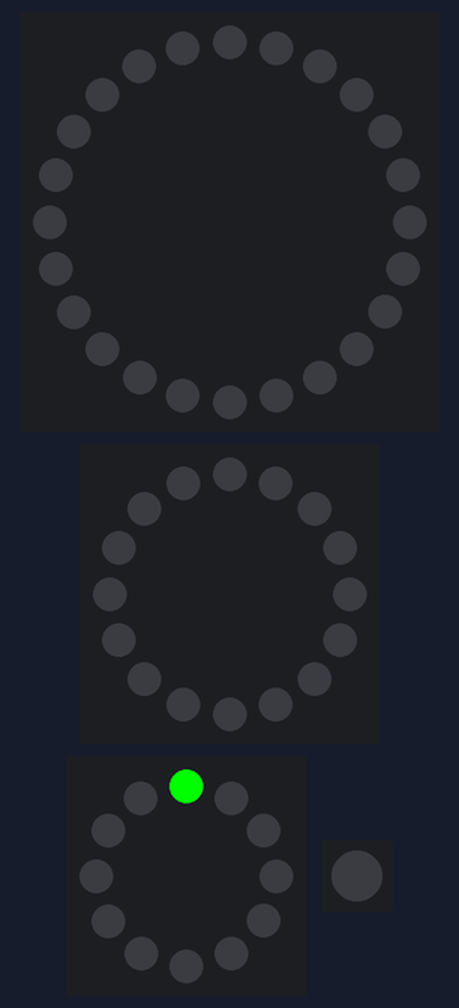
Bench run of a sketch on a simulated Particle Photon. On the bench: 24 RGB LEDs in a ring, first at the top, clockwise, 16 RGB LEDs in a ring, first at the top, clockwise, 12 RGB LEDs in a ring, first at the top, clockwise, 1 RGB LEDs in strip order, left to right. Random numbers use the default seed unless the sketch sets one.

Above: at 0.1 s.
At 0.7 s:
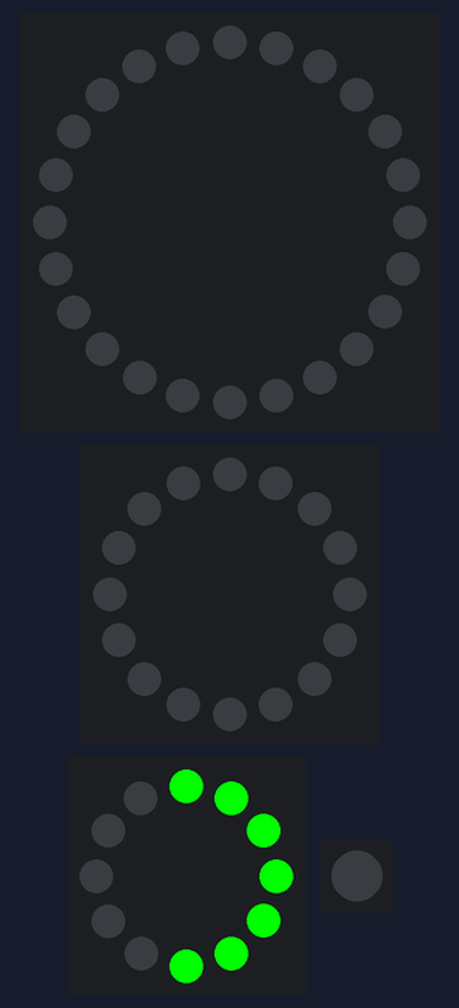
At 1.3 s:
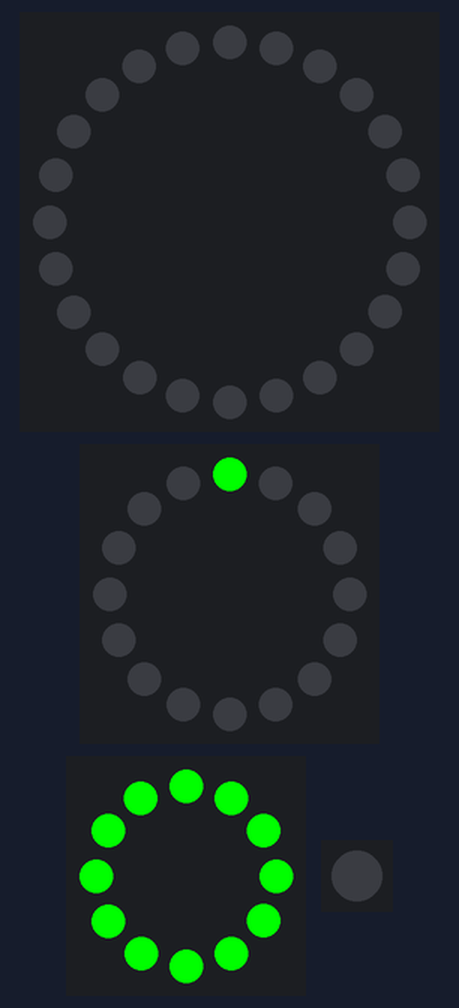
At 2.7 s:
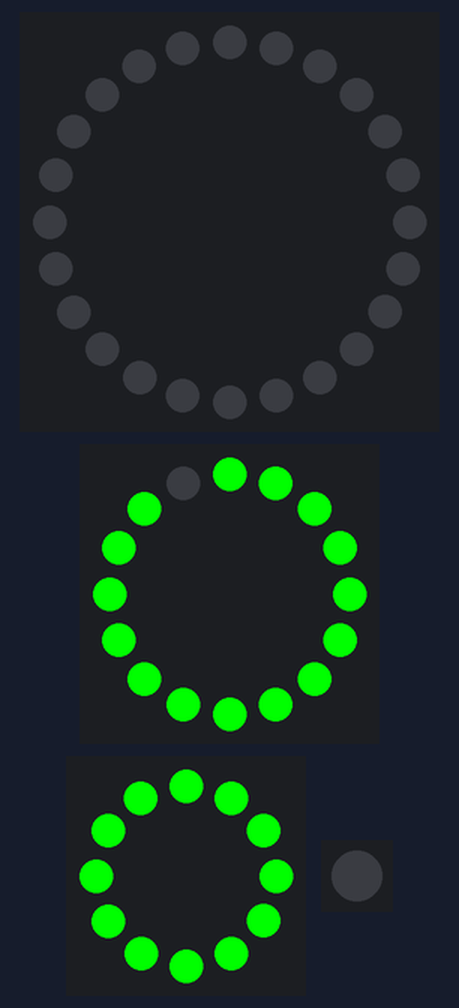
At 3.9 s:
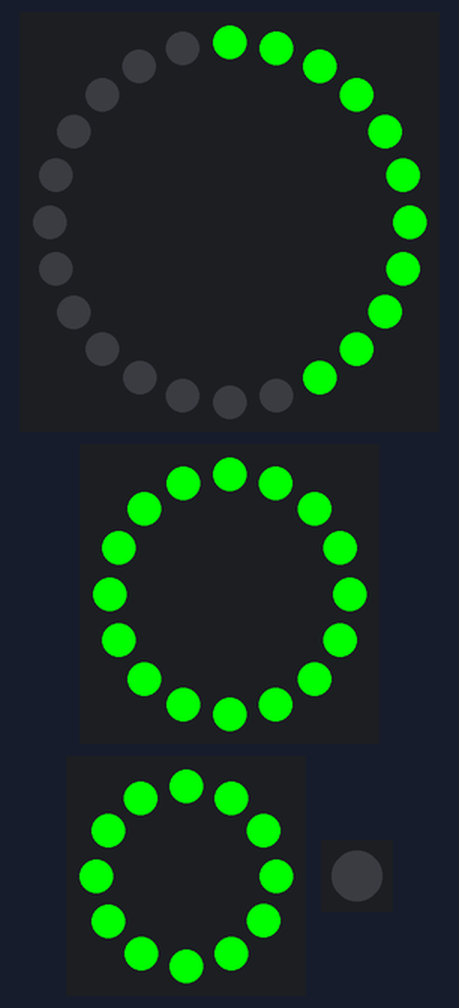
At 5.2 s:
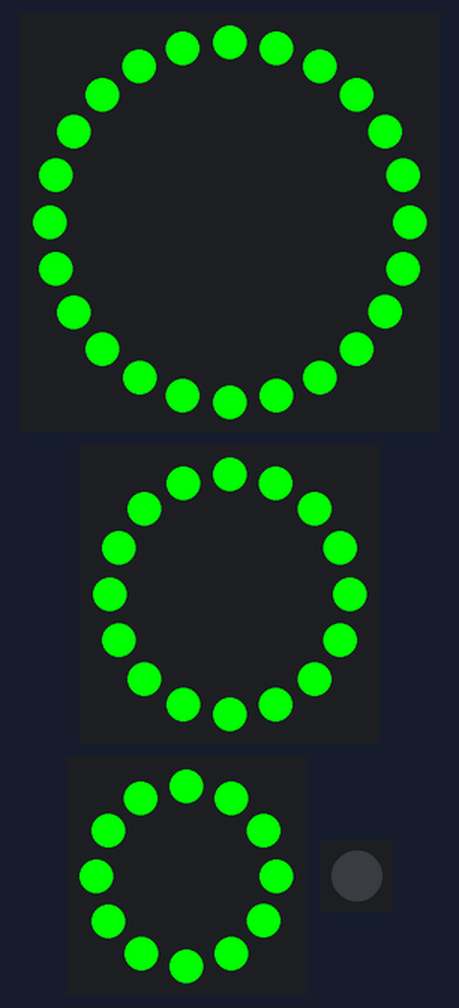

The sketch:

weather-tree.ino
```cpp
#include "neopixel/neopixel.h"
#include "PixelControl.h"


Adafruit_NeoPixel neopixelRingLarge = Adafruit_NeoPixel(24, 6, WS2812);
PixelControl ringLarge = PixelControl();

Adafruit_NeoPixel neopixelRingMedium = Adafruit_NeoPixel(16, 5, WS2812);
PixelControl ringMedium = PixelControl();

Adafruit_NeoPixel neopixelRingSmall = Adafruit_NeoPixel(12, 4, WS2812);
PixelControl ringSmall = PixelControl();

// This is the pixel on the top...it will be controlled differently: TODO
Adafruit_NeoPixel neopixelSingle = Adafruit_NeoPixel(1, 7, WS2812);

int currentPercipitation = -1;


void setup()
{
    neopixelRingLarge.begin();
    neopixelRingLarge.show();

    neopixelRingMedium.begin();
    neopixelRingMedium.show();

    neopixelRingSmall.begin();
    neopixelRingSmall.show();

    neopixelSingle.begin();
    neopixelSingle.show();

    noPercipitation("");

    randomSeed(analogRead(0));

    Spark.function("rain", rain);
    Spark.function("snow", snow);
    Spark.function("none", noPercipitation);
}


void loop()
{
    switch (currentPercipitation) {
        case 1:
            // Rain
            ringSmall.AnimateRandom(neopixelRingSmall, neopixelRingLarge.Color(0, 0, 255), 100);
            ringMedium.AnimateRandom(neopixelRingMedium, neopixelRingMedium.Color(0, 0, 255), 100);
            ringLarge.AnimateRandom(neopixelRingLarge, neopixelRingSmall.Color(0, 0, 255), 100);
            break;
        case 2:
            // Snow
            ringSmall.AnimateRandom(neopixelRingSmall, neopixelRingLarge.Color(127, 127, 127), 100);
            ringMedium.AnimateRandom(neopixelRingMedium, neopixelRingMedium.Color(127, 127, 127), 100);
            ringLarge.AnimateRandom(neopixelRingLarge, neopixelRingSmall.Color(127, 127, 127), 100);
            break;
    }
}


int noPercipitation(String args)
{
    if(currentPercipitation != 0){
        clear();
        ringSmall.ColorWipe(neopixelRingSmall, neopixelRingLarge.Color(0, 255, 0), 100);
        ringMedium.ColorWipe(neopixelRingMedium, neopixelRingMedium.Color(0, 255, 0), 100);
        ringLarge.ColorWipe(neopixelRingLarge, neopixelRingSmall.Color(0, 255, 0), 100);
        currentPercipitation = 0;
    }
    return 200;
}


int rain(String args)
{
    if(currentPercipitation != 1){
        clear();
        currentPercipitation = 1;
    }
    return 200;
}


int snow(String args)
{
    if(currentPercipitation != 2){
        clear();
        currentPercipitation = 2;
    }
    return 200;
}


void clear()
{
    ringSmall.ColorWipe(neopixelRingSmall, 0, 0);
    ringMedium.ColorWipe(neopixelRingMedium, 0, 0);
    ringLarge.ColorWipe(neopixelRingLarge, 0, 0);
}
```

PixelControl.cpp
```cpp
#include "PixelControl.h"


PixelControl::PixelControl() {
    previousMillisAnimateRandom = 0;
    previousMillisColorWipe = 0;
}

void PixelControl::AnimateRandom(Adafruit_NeoPixel &pixelStrip, uint32_t color, long interval) {
    int randomPixel = random(0, pixelStrip.numPixels());

    unsigned long currentMillis = millis();

    if(currentMillis - previousMillisAnimateRandom > interval) {
        previousMillisAnimateRandom = currentMillis;
        pixelStrip.setPixelColor(randomPixel, color);
        pixelStrip.show();
    }
    pixelStrip.setPixelColor(randomPixel, 0);
}


void PixelControl::ColorWipe(Adafruit_NeoPixel &pixelStrip, uint32_t color, long interval)
{
    for(uint16_t i = 0; i < pixelStrip.numPixels(); i++)
    {
        pixelStrip.setPixelColor(i, color);
        pixelStrip.show();
        delay(interval);
    }
}
```

PixelControl.h
```cpp
#include "neopixel/neopixel.h"


class PixelControl {

    unsigned long previousMillisAnimateRandom;
    unsigned long previousMillisColorWipe;

    public:
    PixelControl();

    void AnimateRandom(Adafruit_NeoPixel &pixelStrip, uint32_t color, long interval);
    void ColorWipe(Adafruit_NeoPixel &pixelStrip, uint32_t color, long interval);

};
```
